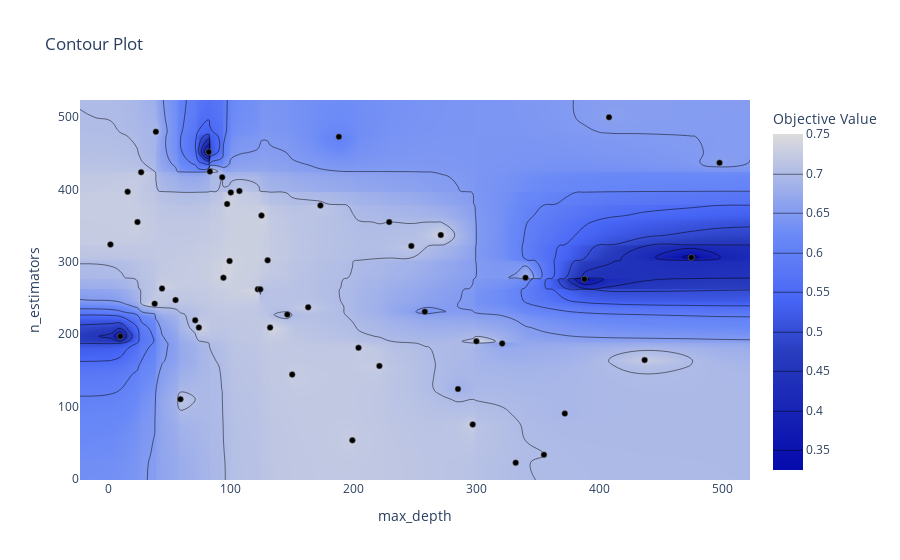

The notebook cell saved with this chart:
### Code cell
optuna.visualization.plot_contour(study, params=['max_depth', 'n_estimators'])

### Figure 1 — Plotly figure (JSON) as saved in the notebook; plotly's stock layout.template omitted (floating-point values rounded to 4 significant figures; data arrays with more than 128 entries replaced by an {"elided": "..."} marker saying what was removed)
{"data": [{"colorbar": {"title": {"text": "Objective Value"}}, "colorscale": [[0, "rgb(5,10,172)"], [0.35, "rgb(40,60,190)"], [0.5, "rgb(70,100,245)"], [0.6, "rgb(90,120,245)"], [0.7, "rgb(106,137,247)"], [1, "rgb(220,220,220)"]], "connectgaps": true, "contours": {"coloring": "heatmap"}, "hoverinfo": "none", "line": {"smoothing": 1.3}, "reversescale": false, "type": "contour", "x": [-22.8, 2, 10, 16, 24, 27, 38, 39, 44, 55, 59, 71, 74, 82, 83, 93, 94, 97, 99, 100, 107, 122, 124, 125, 130, 132, 146, 150, 163, 173, 188, 199, 204, 221, 229, 247, 258, 271, 285, 297, 300, 321, 332, 340, 355, 372, 388, 408, 437, 475, 498, 522.8], "y": [-1.9, 22, 33, 53, 75, 90, 110, 124, 144, 156, 164, 181, 187, 190, 197, 209, 219, 227, 231, 237, 242, 247, 262, 263, 276, 278, 301, 302, 306, 322, 324, 337, 355, 364, 378, 380, 396, 397, 398, 417, 424, 425, 437, 452, 473, 480, 500, 523.9], "z": {"elided": "48x52 float values"}}, {"marker": {"color": "black", "line": {"color": "Grey", "width": 0.5}}, "mode": "markers", "showlegend": false, "type": "scatter", "x": [300, 355, 93, 71, 258, 475, 221, 332, 388, 99, 188, 24, 150, 285, 125, 173, 408, 10, 297, 229, 498, 130, 94, 44, 132, 204, 271, 163, 59, 372, 321, 122, 97, 74, 124, 247, 100, 199, 437, 340, 146, 83, 38, 55, 27, 82, 39, 107, 16, 2], "y": [190, 33, 417, 219, 231, 306, 156, 22, 276, 301, 473, 355, 144, 124, 364, 378, 500, 197, 75, 355, 437, 302, 278, 263, 209, 181, 337, 237, 110, 90, 187, 262, 380, 209, 262, 322, 396, 53, 164, 278, 227, 425, 242, 247, 424, 452, 480, 398, 397, 324]}], "layout": {"title": {"text": "Contour Plot"}, "xaxis": {"range": [-22.8, 522.8], "title": {"text": "max_depth"}}, "yaxis": {"range": [-1.9, 523.9], "title": {"text": "n_estimators"}}}}
